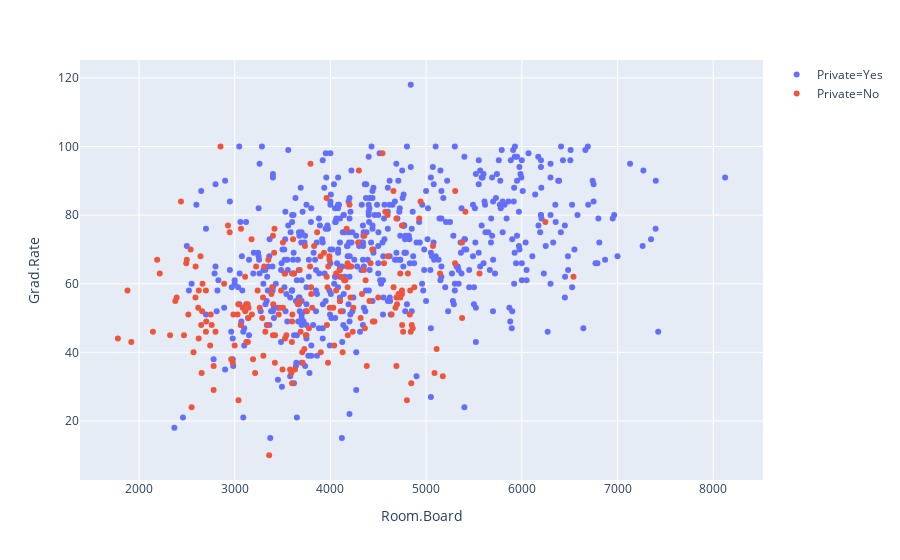

The cell this chart's notebook holds for it:
### Code cell
px.scatter(df, "Room.Board", "Grad.Rate", color="Private")

### Figure 1 — Plotly figure (JSON) as saved in the notebook; plotly's stock layout.template omitted (floating-point values rounded to 4 significant figures; data arrays with more than 128 entries replaced by an {"elided": "..."} marker saying what was removed)
{"data": [{"hoverlabel": {"namelength": 0}, "hovertemplate": "Private=Yes<br>Room.Board=%{x}<br>Grad.Rate=%{y}", "legendgroup": "Private=Yes", "marker": {"color": "#636efa", "symbol": "circle"}, "mode": "markers", "name": "Private=Yes", "showlegend": true, "type": "scatter", "x": {"elided": "565 int values"}, "xaxis": "x", "y": {"elided": "565 int values"}, "yaxis": "y"}, {"hoverlabel": {"namelength": 0}, "hovertemplate": "Private=No<br>Room.Board=%{x}<br>Grad.Rate=%{y}", "legendgroup": "Private=No", "marker": {"color": "#EF553B", "symbol": "circle"}, "mode": "markers", "name": "Private=No", "showlegend": true, "type": "scatter", "x": {"elided": "212 int values"}, "xaxis": "x", "y": {"elided": "212 int values"}, "yaxis": "y"}], "layout": {"legend": {"tracegroupgap": 0}, "margin": {"t": 60}, "xaxis": {"anchor": "y", "domain": [0, 1], "title": {"text": "Room.Board"}}, "yaxis": {"anchor": "x", "domain": [0, 1], "title": {"text": "Grad.Rate"}}}}
